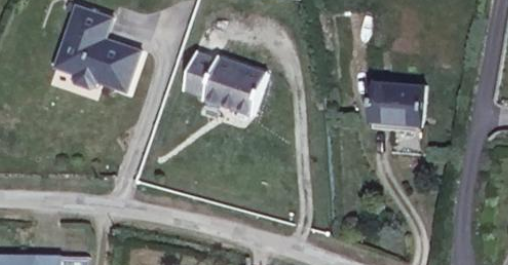
#> input picture MetaData/1.Real_Image/Photos/Photo36Files/36.png, 508 x 265 px
$ python main.py
#> lines starting #> are read from the running program, lines starting #| are printed output that depends on the picture; after the words box and inside, x2 and y2 are one past the last pixel; in counts of white or black regions, pixels touching at a corner belong together
import cv2
import imutils
from scipy.spatial import distance as dist
from collections import OrderedDict
import numpy as np

class ColorLabeler:
    def __init__(self):
        # initialize the colors dictionary, containing the color
        # name as the key and the RGB tuple as the value
        colors = OrderedDict({
            "red": (255, 0, 0),
            "green": (0, 255, 0),
            "blue": (0, 0, 255)})
        # allocate memory for the L*a*b* image, then initialize
        # the color names list
        self.lab = np.zeros((len(colors), 1, 3), dtype="uint8")
        self.colorNames = []
        # loop over the colors dictionary
        for (i, (name, rgb)) in enumerate(colors.items()):
            # update the L*a*b* array and the color names list
            self.lab[i] = rgb
            self.colorNames.append(name)
        # convert the L*a*b* array from the RGB color space
        # to L*a*b*
        self.lab = cv2.cvtColor(self.lab, cv2.COLOR_RGB2LAB)

    # [20 lines left out: function label, not called in this run]


class ShapeDetector:
	def __init__(self):
		pass
	def detect(self, c, espilon):
		# initialize the shape name and approximate the contour
		shape = "unidentified"
		peri = cv2.arcLength(c, True)
		approx = cv2.approxPolyDP(c, espilon * peri, True)
				# if the shape is a triangle, it will have 3 vertices
		if len(approx) == 3:
			shape = "triangle"
		# if the shape has 4 vertices, it is either a square or
		# a rectangle
		elif len(approx) == 4:
			# compute the bounding box of the contour and use the
			# bounding box to compute the aspect ratio
			(x, y, w, h) = cv2.boundingRect(approx)
			ar = w / float(h)
			# a square will have an aspect ratio that is approximately
			# equal to one, otherwise, the shape is a rectangle
			shape = "square" if ar >= 0.95 and ar <= 1.05 else "rectangle"
		# if the shape is a pentagon, it will have 5 vertices
		elif len(approx) == 5:
			shape = "pentagon"
		elif len(approx) == 6:
			shape = "hexagon"
		elif len(approx) == 7:
			shape = "heptagon"
		# otherwise, we assume the shape is a circle
		else:
			shape = "circle"
		# return the name of the shape
		return shape,approx


def stackImages(scale,imgArray):
    rows = len(imgArray)
    cols = len(imgArray[0])
    rowsAvailable = isinstance(imgArray[0], list)
    width = imgArray[0][0].shape[1]
    height = imgArray[0][0].shape[0]
    if rowsAvailable:
        for x in range ( 0, rows):
            for y in range(0, cols):
                if imgArray[x][y].shape[:2] == imgArray[0][0].shape [:2]:
                    imgArray[x][y] = cv2.resize(imgArray[x][y], (0, 0), None, scale, scale)
                else:
                    imgArray[x][y] = cv2.resize(imgArray[x][y], (imgArray[0][0].shape[1], imgArray[0][0].shape[0]), None, scale,scale)
                if len(imgArray[x][y].shape) == 2: imgArray[x][y] = cv2.cvtColor(imgArray[x][y], cv2.COLOR_GRAY2BGR)
        imageBlank = np.zeros((height, width, 3), np.uint8)
        hor = [imageBlank]*rows
        hor_con = [imageBlank]*rows
        for x in range(0, rows):
            hor[x] = np.hstack(imgArray[x])
        ver = np.vstack(hor)
    else:
        for x in range(0, rows):
            if imgArray[x].shape[:2] == imgArray[0].shape[:2]:
                imgArray[x] = cv2.resize(imgArray[x], (0, 0), None, scale, scale)
            else:
                imgArray[x] = cv2.resize(imgArray[x], (imgArray[0].shape[1], imgArray[0].shape[0]), None, scale, scale)
            if len(imgArray[x].shape) == 2: imgArray[x] = cv2.cvtColor(imgArray[x], cv2.COLOR_GRAY2BGR)
        hor = np.hstack(imgArray)
        ver = hor
    return ver

def nothing(x) :
    pass

def imageCenter(image) :
    (h,w) = image.shape[:2]
    cv2.circle(image, (w//2, h//2), 7, (255, 0, 0), -1) #where w//2, h//2 are the required frame/image centeroid's XYcoordinates.

def pixel_color(img,x,y) :
    imgBGR = cv2.imread(img)
    imgHSV = cv2.cvtColor(imgBGR,cv2.COLOR_BGR2HSV)
    #in order B G R
    #img[row,column], row means y, column means x
    # b,g,r = imgBGR[int(y),int(x)]


    # print(r,g,b)
    h,s,v = imgHSV[int(y),int(x)]
    # print(h,s,v)

    low_white = np.array([0, 0, 200], np.uint8)     # [H, S, V]
    high_white = np.array([180, 30, 255], np.uint8)

    #red
    redLower = np.array([136,87,111], np.uint8)
    redUpper = np.array([180,255,255], np.uint8)


    #green
    greenLower = np.array([15, 15, 50])
    greenUpper = np.array([179,116,104], np.uint8)

    #blue
    blueLower = np.array([94,80,2], np.uint8)
    blueUpper = np.array([120,255,255], np.uint8)

    #yellow
    yellowLower = np.array([25,59,119], np.uint8)
    yellowUpper = np.array([54,255,255], np.uint8)

    #orange
    orangeLower = np.array([0,50,80], np.uint8)
    orangeUpper = np.array([20,255,255], np.uint8)

    #purple
    purpleLower = np.array([130,80,80], np.uint8)
    purpleUpper = np.array([150,255,255], np.uint8)

    whiteCheck = all([h,s,v] >= low_white) and all([h,s,v] <= high_white)
    redCheck = all([h,s,v] >= redLower) and all([h,s,v] <= redUpper)
    greenCheck = all([h,s,v] >= greenLower) and all([h,s,v] <= greenUpper)
    blueCheck = all([h,s,v] >= blueLower) and all([h,s,v] <= blueUpper)
    yellowCheck = all([h,s,v] >= yellowLower) and all([h,s,v] <= yellowUpper)
    orangeCheck = all([h,s,v] >= orangeLower) and all([h,s,v] <= orangeUpper)
    purpleCheck = all([h,s,v] >= purpleLower) and all([h,s,v] <= purpleUpper)

    if whiteCheck == 1:
        return "White"
    elif redCheck == 1:
        return "Red"
    elif greenCheck == 1:
        return "Green"
    elif blueCheck == 1:
        return "Blue"
    elif yellowCheck == 1:
         return "Yellow"
    elif orangeCheck == 1:
         return "Orange"
    elif purpleCheck == 1:
         return "Purple"
    else :
        return "No color"

def adjustBrightness(img, factor = 1.2):
    imgHsv = cv2.cvtColor(img,cv2.COLOR_BGR2HSV)
    h,s,v = cv2.split(imgHsv)
    v = np.clip(v*factor, a_min = 0, a_max = 255).astype(np.uint8)
    imgHsv = cv2.merge([h,s,v])
    return cv2.cvtColor(imgHsv,cv2.COLOR_HSV2BGR)

def ObjectLabeler(shape, color):
    if (color == "Green") and (shape == "circle"):
        return "Tree"
    elif (shape == "square") or (shape == "rectangle") or (shape == "pentagon") or ((shape == "hexagon")):
        return "House"
    else :
        return "Undefined Object"

    return "Undefined Object"


# [102 lines left out: function reduce_shadow, not called in this run]


#from the coodination potision of object, we calculate the angle between
#2 vectors, first vector is drone towards east,
#second vector is drone toward object as trigonomectric circle.
def PositionDetector(x,y):
    if x == 0 :
        #north
        if y > 0 :
            tanA = 99999
        #south
        elif y < 0 :
            tanA = -99999
        #center of photo
        else :
            tanA = 100000
    else :
        tanA = float(y/x)
    return tanA

def LightBalance(image) :
     image = cv2.equalizeHist(image)
     return image

def WriteName2File(fileName) :
    file.writelines("(scene " + fileName)
    file.write("\n")

def WriteNumbObjectInTotal(objectNumb) :
    file.write("\n")
    file.write("  (object's-number {})\n".format(objectNumb))
    #write end file
    file.write(")")

def WriteObj2File(objectType, color, shape, perimeter,rX,rY):
    file.write("\n")
    file.writelines("  (" + objectType + "\n")
    file.writelines("    (color " + "\"{}\")\n".format(color))
    file.write("    ({}\n".format(shape))
    file.write("      (perimeter {})\n".format(perimeter))
    file.write("      (coordinate ({},{}))\n".format(rX,rY))
    file.write("    )\n")
    file.write("  )\n")

# With photos who includes complex backgr, but color difference between backgr and object is clear.
# We can use this func to remove back-gr.
# Not effective with tooo bright or too dark photos
def backgr_removal(image,threshold_gr=50,kernel_size=11):

    total_pixel_in_kernel = kernel_size*kernel_size
    Eighty_percent_kernel = int(total_pixel_in_kernel*0.8)
    gr_pixel_in_total = 0
    half_size_kernel = int((kernel_size-1)/2)
    # Convert image from BGR to HSV
    hsv_img = cv2.cvtColor(image, cv2.COLOR_BGR2HSV)

    # Extract the all channels from hsv
    h,s,v_channel = cv2.split(hsv_img)
    height, width, _ = hsv_img.shape

    #run thourgh all image
    for y in range(0+half_size_kernel,height-half_size_kernel+1,1):
        for x in range(0+half_size_kernel,width-half_size_kernel+1,1):
            #find a dark pixel
            if h[y,x] < threshold_gr :

                #check dark region around dark pixel
                for j in range(y-half_size_kernel,y+half_size_kernel,1):
                    for i in range(x-half_size_kernel,x+half_size_kernel,1):
                        if h[j,i] < threshold_gr :
                            gr_pixel_in_total = gr_pixel_in_total + 1

                if gr_pixel_in_total > Eighty_percent_kernel :
                    #change the brightness of dark region
                    for j in range(y-half_size_kernel,y+half_size_kernel):
                        for i in range(x-half_size_kernel,x+half_size_kernel):
                            image[j,i] = [255,255,255]
            gr_pixel_in_total = 0


    # return new image
    return image

fileName = "36.png"
NumberOfObj = 0

image = cv2.imread(fileName)
#> image is the input picture: shape (265, 508, 3); mean B, G, R 109.9, 115.5, 110.7

imageOrigin = image.copy()

# image = reduce_shadow(image)
#open a file to write results
file = open("Real_data.sxp","w")
WriteName2File(fileName)

#adjust brightness
image = adjustBrightness(image)
#> in adjustBrightness, `imgHsv = cv2.cvtColor(img,cv2.COLOR_BGR2HSV)`: imgHsv: shape (265, 508, 3); mean H, S, V 60.3, 27.7, 118.1
#> in adjustBrightness, `h,s,v = cv2.split(imgHsv)`:
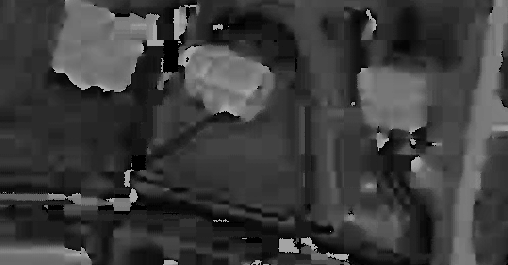
#> h: shape (265, 508); min 0, max 178, mean 60.3
#> in adjustBrightness, `h,s,v = cv2.split(imgHsv)`:
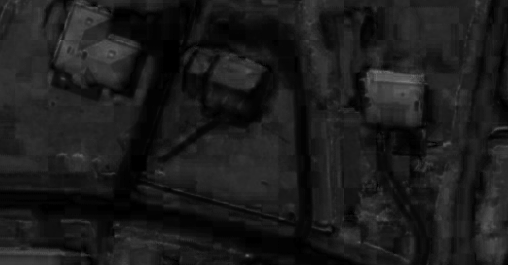
#> s: shape (265, 508); min 0, max 119, mean 27.7
#> in adjustBrightness, `imgHsv = cv2.merge([h,s,v])`: imgHsv: shape (265, 508, 3); mean H, S, V 60.3, 27.7, 140.9

#get two first value of img.shape array
(h,w) = image.shape[:2]
#> h = 265; w = 508


imgContour = image.copy()


#first parameter of this filter is spatial window radius
#If sp is small, only nearby pixels affect the result —
#   so smoothing is localized.
#If sp is large, even pixels farther away
#   (but with similar color) can be grouped —
#       leading to larger smoothed regions.
# Large sp parameter creates heavy calculation, slow calculation
#   ,so the computer could take a lot of time to calculate it.
#       Even the program crashes.


BackGrRmv_Or_ShiftFil = 1
if (BackGrRmv_Or_ShiftFil == 0) :
    filtered = cv2.pyrMeanShiftFiltering(image, 30, 45)
else :
    filtered = backgr_removal(image,80)
#> in backgr_removal, `hsv_img = cv2.cvtColor(image, cv2.COLOR_BGR2HSV)`: hsv_img: shape (265, 508, 3); mean H, S, V 60.4, 28.6, 140.9
#> after the loop in backgr_removal, `for y in range(0+half_size_kernel,height-half_size_kernel+1,1):`:
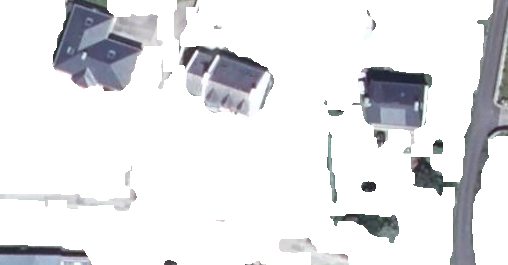
#> image: shape (265, 508, 3); mean B, G, R 231.2, 228.8, 228.2

# applying different thresholding : START
# techniques on the input image
gray = cv2.cvtColor(filtered, cv2.COLOR_BGR2GRAY)

#Historical equalization
gray = LightBalance(gray)
# applying different thresholding : END

#canny edge detection
edges1 = cv2.Canny(image=filtered,threshold1 = 86,threshold2 = 255)
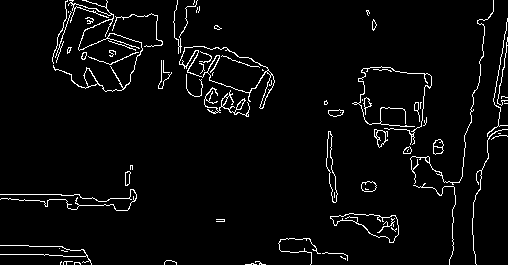
#> edges1: shape (265, 508); 3.8% white in thin lines or dots

#closing image :: END
#create variable for kernel trackbar

kernel = np.ones((3,3), np.uint8)
closing = cv2.morphologyEx(edges1, cv2.MORPH_CLOSE, kernel, iterations = 1)
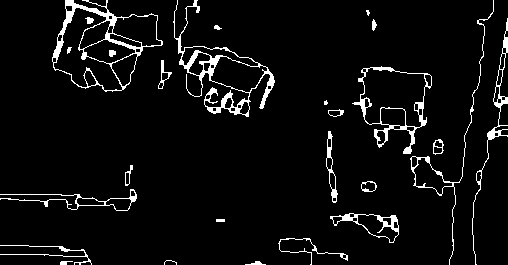
#> closing: shape (265, 508); 5.2% white; 26 white regions (3 under 20 px)


# find contours in the thresholded image
cnts,hierarchy = cv2.findContours(closing, cv2.RETR_EXTERNAL,
    cv2.CHAIN_APPROX_SIMPLE)
#> cnts = 23 contours, 6 with area under 20; largest, box (x1, y1, x2, y2) and area: (52, 0, 163, 92) 6386, (352, 66, 432, 154) 3824, (173, 0, 275, 117) 3186, (330, 213, 399, 243) 918, (410, 0, 494, 265) 849

# initialize the shape detector and color labeler
sd = ShapeDetector()
cl = ColorLabeler()

# loop over the contours
for c in cnts:

    #calculate contour area for removing small contour(noise)
    area = cv2.contourArea(c)
#> area = 21.5
    areaMin = 747

    areaMax = 8161

    Espilonx10000 = 148
    espilon = Espilonx10000/10000

    #put contour detection in a specific condition
    if (area > areaMin and area < areaMax): # and area < areaMax :
        # compute the center of the contour
        M = cv2.moments(c)
        cX = int((M["m10"] / M["m00"]) )
        cY = int((M["m01"] / M["m00"]) )

        #Real position compare to drone
        rX = cX - w/2
        rY = h/2 - cY

        # detect the shape of the contour and label the color
        (shape,approx) = sd.detect(c,espilon)

        color = pixel_color(fileName,cX,cY)

        #object labeler
        object = ObjectLabeler(shape,color)

        # multiply the contour (x, y)-coordinates by the resize ratio,
        # then draw the contours and the name of the shape and labeled
        # color on the image
        c = c.astype("float")
        c = c.astype("int")
        text = "{} {}".format(color, shape)
        cv2.drawContours(imgContour, [approx], -1, (0, 255, 0), 2)

        cv2.putText(imgContour, text, (cX, cY),
            cv2.FONT_HERSHEY_PLAIN, 1, (255, 255, 0), 2)

        #Print the new coordination offset with center of image.
        cv2.putText(imgContour,"({},{})".format(rX,rY),(cX, cY+20),
            cv2.FONT_HERSHEY_PLAIN, 1, (255, 255, 0), 2)

        cv2.putText(imgContour, object, (cX, cY+40),
            cv2.FONT_HERSHEY_PLAIN, 1, (255, 255, 0), 2)

        cv2.putText(imgContour, " tanA={:.2f}".format(PositionDetector(rX,rY)), (cX, cY+60),
            cv2.FONT_HERSHEY_PLAIN, 1, (255, 255, 0), 2)

        #write results to file
        WriteObj2File(objectType=object,color=color,shape=shape,perimeter=area,rX=rX,rY=rY)
        NumberOfObj = NumberOfObj + 1

WriteNumbObjectInTotal(NumberOfObj)


# show the output image

imgStack = stackImages(1,([imageOrigin,gray,filtered],[edges1,closing,imgContour]))
#> in stackImages, `ver = np.vstack(hor)`:
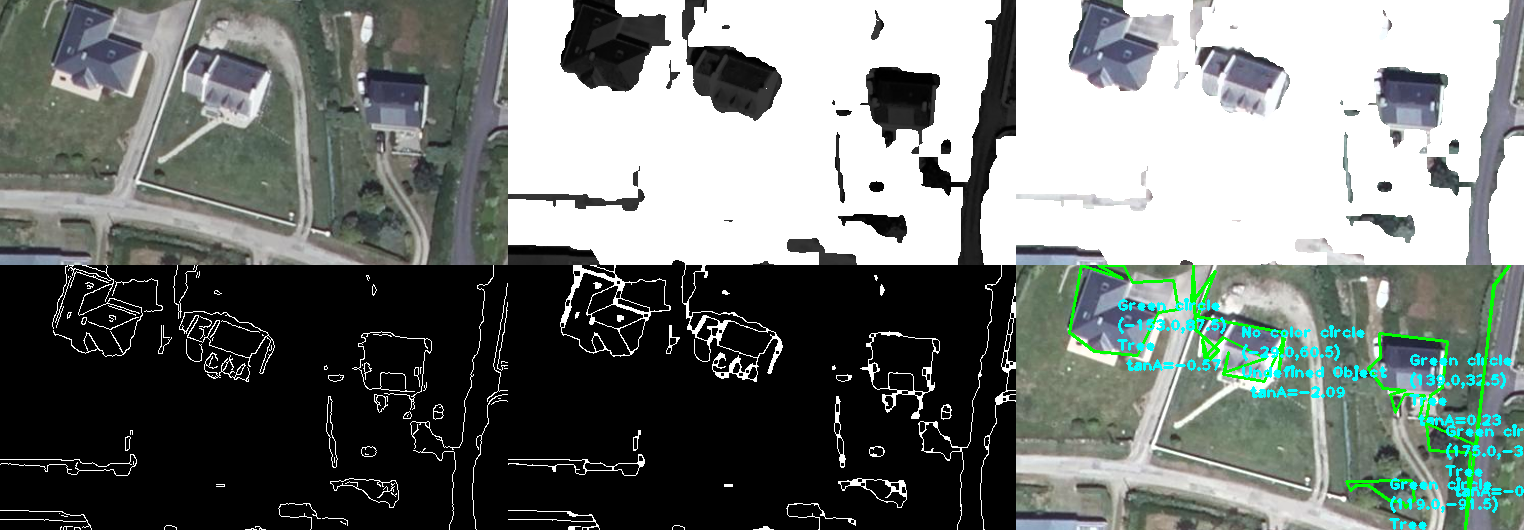
#> ver: shape (530, 1524, 3); mean of channels 0, 1, 2 117.1, 120.3, 114.4; drawn as B, G, R

cv2.imshow("ImageStack", imgStack)
cv2.imshow("Image",imgContour)
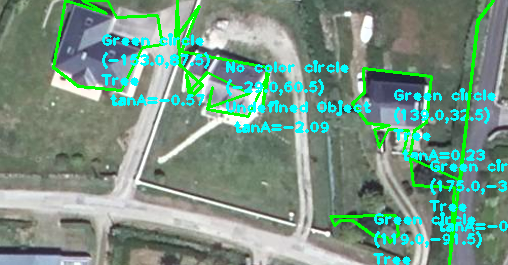
#> window 'Image': shape (265, 508, 3); mean B, G, R 133, 149.3, 118.7

file.close()

cv2.waitKey(0)
